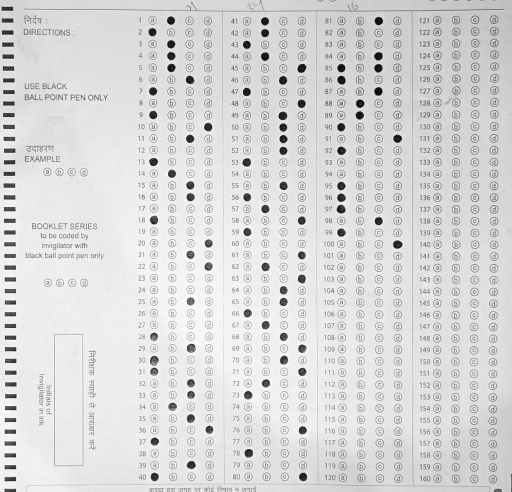
#> input picture omr_final_self/resize_based_on_the_similarity/output_question.jpg, 1024 x 984 px (shown at 1/2 size)
$ python main.py
#> lines starting #> are read from the running program, lines starting #| are printed output that depends on the picture; after the words box and inside, x2 and y2 are one past the last pixel; in counts of white or black regions, pixels touching at a corner belong together
#> further down, image is the input picture: shape (984, 1024, 3); min 0, max 255, mean 215.8
import cv2
import os
import numpy as np
# [92 lines left out: function align_rectangles, not called in this run]


def preprocess_image(image, debug_folder="debug"):
    """Loads and preprocesses the OMR sheet image."""
#> called with debug_folder = 'debug'
    if not os.path.exists(debug_folder):
        os.makedirs(debug_folder)

    image = cv2.cvtColor(image, cv2.COLOR_BGR2GRAY)
#> image: shape (984, 1024)

    # image = cv2.GaussianBlur(image, (5, 5), 0)

    # Apply Otsu's thresholding
    _, image = cv2.threshold(image, 0, 255, cv2.THRESH_BINARY + cv2.THRESH_OTSU)
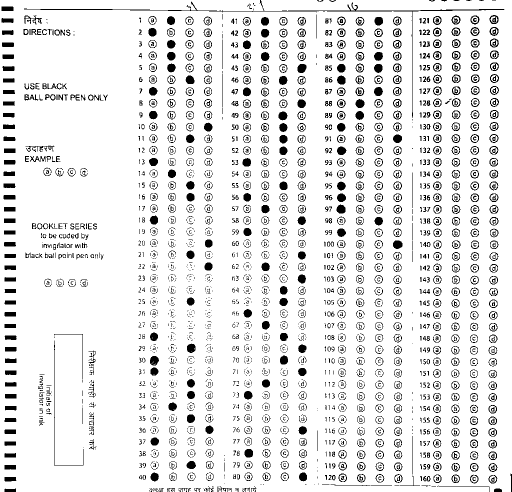
#> image: shape (984, 1024) (shown at 1/2 size); 90.2% white; 2700 black regions (1257 under 20 px), largest, box (x1, y1, x2, y2) and area: (48, 0, 1009, 236) 2081, (108, 681, 167, 932) 348, (595, 128, 613, 146) 265

    image = cv2.adaptiveThreshold(image, 255, cv2.ADAPTIVE_THRESH_GAUSSIAN_C, cv2.THRESH_BINARY, 81, 2)

    cv2.imwrite(os.path.join(debug_folder, "4_thresholded.png"), image)

    return cv2.imread(os.path.join(debug_folder, "4_thresholded.png"))
# image_path = "./cropped_omr.png"

# [29 lines left out: function align_image, not called in this run]


def crop_image(image):
    height, width, _ = image.shape
#> height = 984; width = 1024

    # Define the cropping region
    crop_x_start = int(width * 0.28)
#> crop_x_start = 286
    crop_y_start = int(height * 0.32)
#> crop_y_start = 314

    crop_x_end = width - int(width * 0.03)
#> crop_x_end = 994
    crop_y_end = height - int(height * 0.07)
#> crop_y_end = 916

    # Crop the bottom-right corner
    cropped_image = image[crop_y_start:crop_y_end, crop_x_start:crop_x_end]
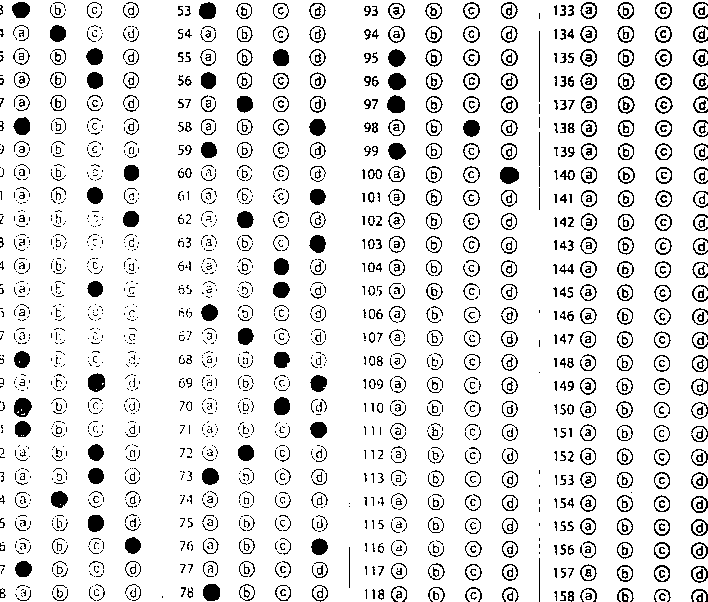
#> cropped_image: shape (602, 708, 3); 89.4% white; 1819 black regions (1081 under 20 px), largest, box (x1, y1, x2, y2) and area: (500, 167, 519, 184) 261, (14, 398, 32, 417) 258, (387, 95, 405, 113) 257

    # Save the cropped image
    cropped_image_path = "./debug/cropped_omr.png"
    cv2.imwrite(cropped_image_path, cropped_image)

    # Get dimensions of the cropped image
    cropped_height, cropped_width, _ = cropped_image.shape
#> cropped_height = 602; cropped_width = 708

    # Divide into 4 vertical sections
    section_width = cropped_width // 4
#> section_width = 177
    total_question_counter = 1
    for i in range(4):
        x_start = i * section_width
        x_end = (i + 1) * section_width if i < 3 else cropped_width  # Ensure last section includes remainder
        section = cropped_image[:, x_start:x_end]

        # Save each vertical section
        section_dir = f"./debug/section_{i + 1}"
        os.makedirs(section_dir, exist_ok=True)
        section_path = f"{section_dir}/section_{i + 1}.png"
        questions_path = "./debug/questions"
        os.makedirs(questions_path, exist_ok=True)
        cv2.imwrite(section_path, section)
        print(f"Saved section {i + 1} at: {section_path}")

        # Divide each vertical section into 40 horizontal parts
        section_height = section.shape[0] // 40

        for j in range(40):
            y_start = j * section_height
            y_end = (j + 1) * section_height if j < 39 else section.shape[0]  # Ensure last row includes remainder
            row = section[y_start:y_end, :]

            # Save each row
            row_path = f"{questions_path}/question_{total_question_counter}.png"
            total_question_counter += 1
            cv2.imwrite(row_path, row)

            print(f"Saved row {j + 1} in section {i + 1} at: {row_path}")
#> this loop made 4 passes
#> pass 1, in crop_image, `section = cropped_image[:, x_start:x_end]`:
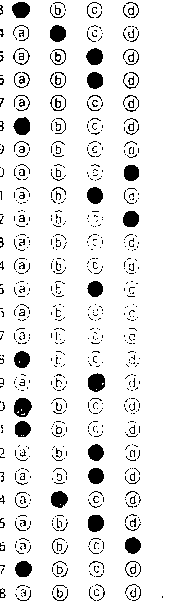
#> section: shape (602, 177, 3); 91.4% white; 675 black regions (586 under 20 px), largest, box (x1, y1, x2, y2) and area: (14, 398, 32, 417) 258, (88, 373, 105, 392) 253, (13, 117, 30, 135) 233
#> pass 2, in crop_image, `section = cropped_image[:, x_start:x_end]`:
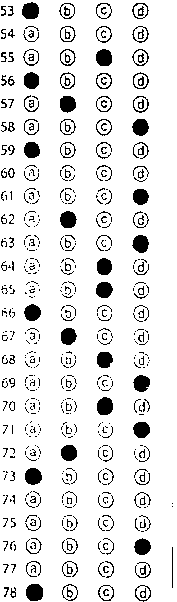
#> section: shape (602, 177, 3); 89.4% white; 524 black regions (373 under 20 px), largest, box (x1, y1, x2, y2) and area: (26, 584, 43, 601) 247, (97, 397, 113, 415) 237, (22, 2, 39, 19) 236
#> pass 3, in crop_image, `section = cropped_image[:, x_start:x_end]`:
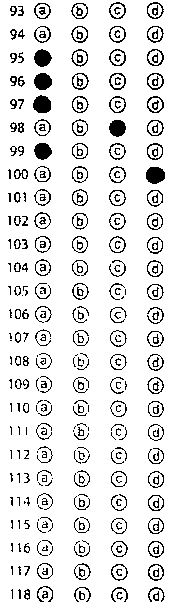
#> section: shape (602, 177, 3); 89.2% white; black in thin lines or dots, all inside (x1, y1, x2, y2) = (8, 2, 165, 602)
#> after the loop, total_question_counter = 161

image_path = "./resize_based_on_the_similarity/output_question.jpg"
image = cv2.imread(image_path)

# Ensure the debug directory exists
os.makedirs("./debug", exist_ok=True)

image = preprocess_image(image)
crop_image(image)

$ run again, with omr_1388500594.jpg copied over omr_final_self/resize_based_on_the_similarity/output_question.jpg
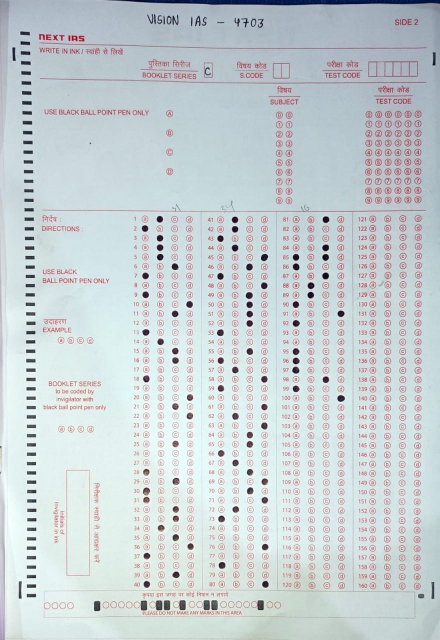
#> input picture omr_1388500594.jpg, 880 x 1280 px (shown at 1/2 size)
#> image is the input picture: shape (1280, 880, 3); mean B, G, R 211.7, 208.5, 199.9
#> in preprocess_image, `_, image = cv2.threshold(image, 0, 255, cv2.THRESH_BINARY + cv2.THRESH..`:
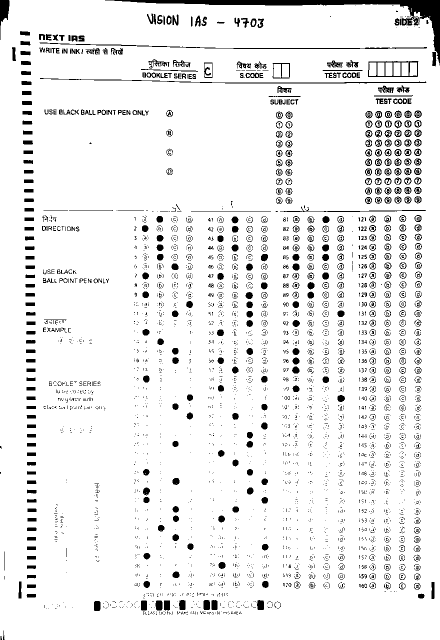
#> image: shape (1280, 880) (shown at 1/2 size); 93% white; 3999 black regions (3291 under 20 px), largest, box (x1, y1, x2, y2) and area: (210, 0, 880, 131) 8580, (79, 85, 854, 98) 1474, (80, 156, 853, 167) 1382
#> cropped_image: shape (782, 608, 3); 92.8% white; 3185 black regions (2811 under 20 px), largest, box (x1, y1, x2, y2) and area: (314, 4, 606, 15) 512, (276, 99, 290, 114) 168, (429, 381, 444, 395) 165
#> the loop in crop_image, `for i in range(4):` made 4 passes
#> pass 2, in crop_image, `cv2.imwrite(row_path, row)`:
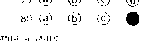
#> saved as question_80.png: shape (41, 152, 3); 93.8% white; 77 black regions (76 under 20 px), largest, box (x1, y1, x2, y2) and area: (126, 12, 139, 26) 148
#> after the loop in crop_image, `for i in range(4):`: total_question_counter = 161
